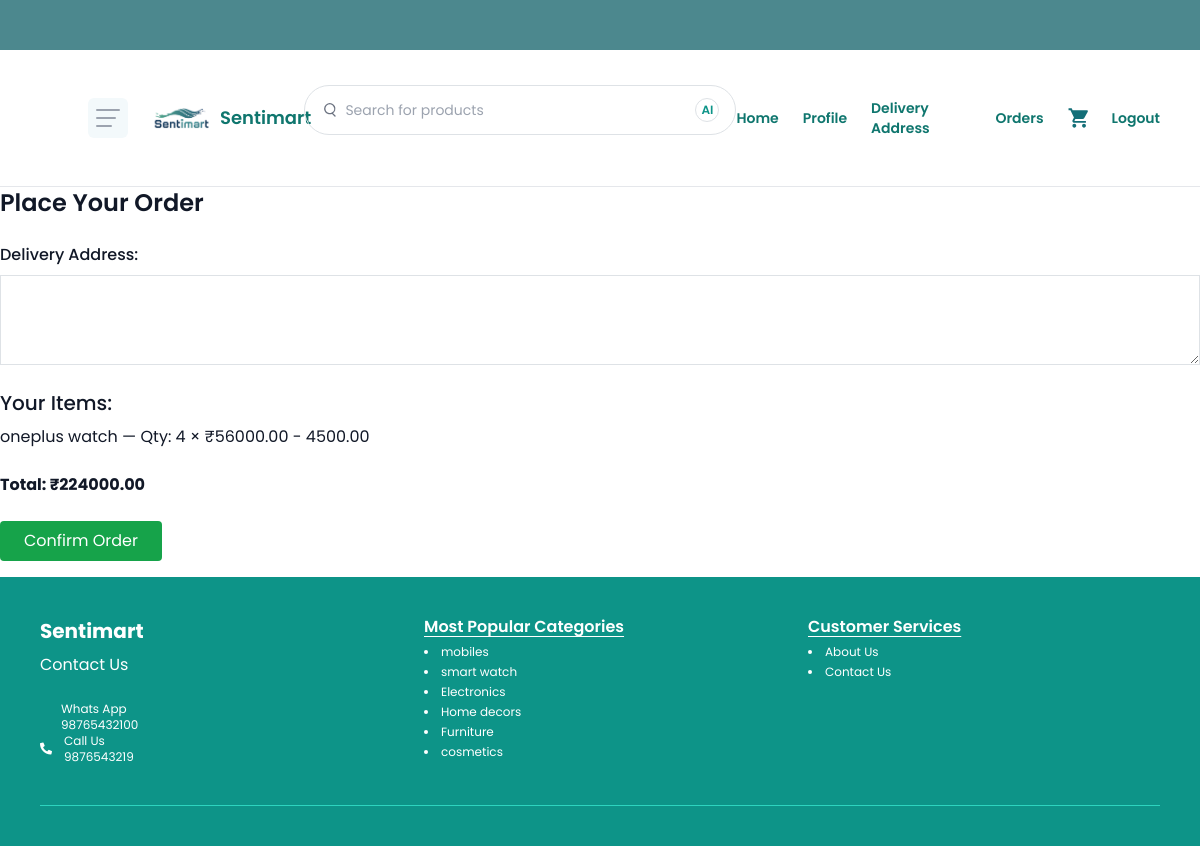
The app's page /buyer/place_order/ (signed in), older data.
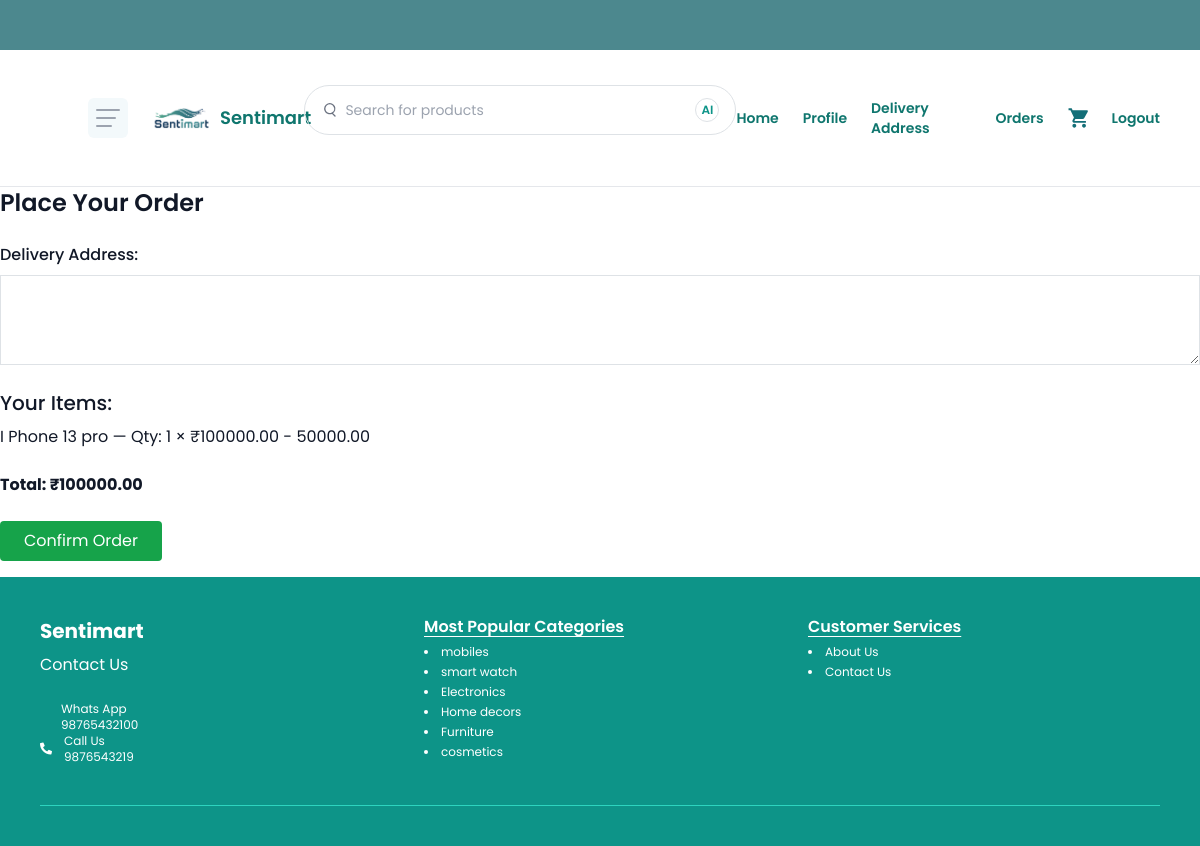
The same page, newer data.
### products/models.py (models this page shows, shortened)
class CartItem(models.Model):
    user = models.ForeignKey(settings.AUTH_USER_MODEL, on_delete=models.CASCADE)
    product = models.ForeignKey(Product, on_delete=models.CASCADE)
    quantity = models.PositiveIntegerField(default=1)
    added_at = models.DateTimeField(auto_now_add=True)
    selected_color = models.CharField(max_length=20, blank=True)
    selected_size = models.CharField(max_length=10, blank=True)

class Product(models.Model):
    seller = models.ForeignKey(settings.AUTH_USER_MODEL, on_delete=models.CASCADE)
    category = models.ForeignKey(Category, on_delete=models.SET_NULL, related_name='products', null=True)
    sub_category = models.CharField(max_length=100)
    name = models.CharField(max_length=200)
    description = models.TextField()
    colors = ["Brown", "Red", "Yellow", "Green", "Black"]
    sizes = ["S", "M", "L", "XL", "XXL"]
    image = models.ImageField(upload_to='products/')
    brand_name = models.CharField(max_length=100)
    model_number = models.CharField(max_length=100)
    base_price = models.DecimalField(max_digits=10, decimal_places=2)
    discount = models.DecimalField(max_digits=10, decimal_places=2)
    stock = models.PositiveIntegerField(default=0)

### buyer/views.py (the view, shortened to what this page needs)
# urls.py: path('place_order/' , views.place_order, name='place_order'),
@login_required
def place_order(request):
    cart_items = CartItem.objects.filter(user=request.user)
    if not cart_items.exists():
        return redirect('cart')
    total_price = sum(item.product.base_price * item.quantity for item in cart_items)
    return render(request, 'buyer/place_order.html', {'cart_items': cart_items, 'total_price': total_price})

### buyer/templates/buyer/place_order.html (shortened to what this page needs)
{% extends './buyer_base.html' %}
{% block content %}
<h2 class="text-2xl font-semibold mb-4">Place Your Order</h2>
<form method="post">
    <div class="mb-4">
        <label for="address" class="block font-medium">Delivery Address:</label>
        <textarea name="address" id="address" rows="3" class="w-full border p-2" required></textarea>
    </div>
    <h3 class="text-xl font-medium mb-2">Your Items:</h3>
    <ul class="mb-4">
        {% for item in cart_items %}
        <li>
            {{ item.product.name }} — Qty: {{ item.quantity }} × ₹{{ item.product.base_price }} - {{ item.product.discount }}
        </li>
        {% endfor %}
    </ul>
    <p class="font-bold mb-4">Total: ₹{{ total_price }}</p>
    <button type="submit" class="bg-green-600 text-white px-4 py-2 rounded">Confirm Order</button>
</form>
{% endblock %}

Row changes from the older to the newer data that the page shows:
removed CartItem: product.name "oneplus watch", quantity "4", product.base_price "56000.00", product.discount "4500.00"
added CartItem: product.name "I Phone 13 pro", quantity "1", product.base_price "100000.00", product.discount "50000.00"
Text that changed along with them:
{{ total_price }}: "224000.00" → "100000.00"
